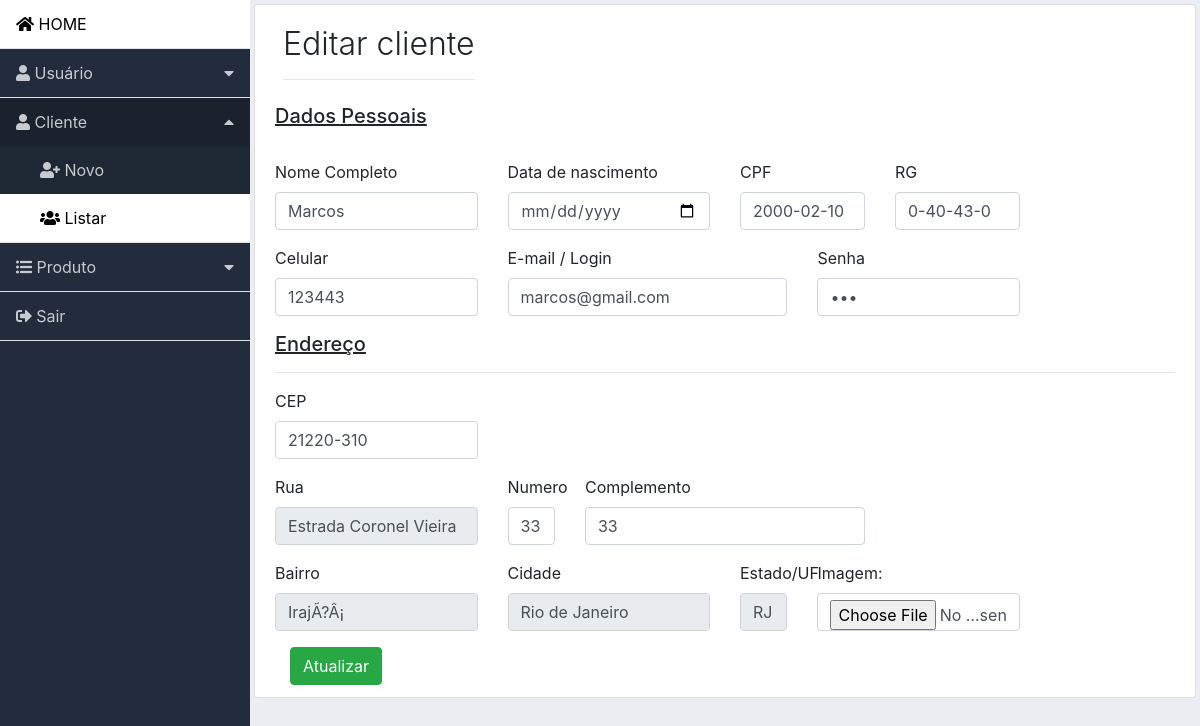
Screenshot of /cliente_editar.php?id=10 (signed in) with the database file from the repository.
### tables this page shows
CREATE TABLE `cliente` (
  `id_cliente` int(11) NOT NULL,
  `nome` varchar(40) NOT NULL,
  `cpf` varchar(14) NOT NULL,
  `dtnasc` date NOT NULL,
  `identidade` varchar(12) NOT NULL,
  `cep` varchar(9) NOT NULL,
  `endereco` varchar(70) NOT NULL,
  `numero` varchar(10) NOT NULL,
  `complemento` varchar(30) NOT NULL,
  `bairro` varchar(30) NOT NULL,
  `cidade` varchar(50) NOT NULL,
  `estado` varchar(2) NOT NULL,
  `email` varchar(100) NOT NULL,
  `senha` varchar(8) NOT NULL,
  `celular` varchar(13) NOT NULL,
  `imagem` varchar(80) NOT NULL
);

### cliente_editar.php (the view, shortened to what this page needs)
<?php
require('includes/header.php');
include('conexao/conexao.php');
if(isset($_GET['id'])):
	$id = mysqli_escape_string($conexao, $_GET['id']);
	$sql = "SELECT * FROM cliente WHERE id_cliente = '$id'";
	$resultado = mysqli_query($conexao, $sql);
	$dados = mysqli_fetch_array($resultado);
endif;
?>
<div class="content p-1">
    <div class="list-group-item">
        <div class="d-flex">
            <div class="mr-auto p-2">
                <h2 class="display-4 titulo">Editar cliente</h2>
                <hr>
            </div>
        </div>
        <h5><u>Dados Pessoais</u></h5><br>
        <form action="cliente_update.php" method="POST" enctype="multipart/form-data"  name="cadastro">
            <div class="row">
                <div class="form-group col-12 col-md-3">
                    <label for="nome">Nome Completo</label>
                    <input type="text" class="form-control" id="nome" name="nome" value="<?php echo $dados['nome'];?>" required>
                </div>
                <div class="form-group col-12 col-md-3">
                    <label for="nascimento">Data de nascimento</label>
                    <input type="date" class="form-control" id="nascimento" name="nascimento" value="<?php echo $dados['dtnasc'];?>">
                </div>
                <div class="form-group col-12 col-md-2">
                    <label for="cpf">CPF</label>
                    <input type="text" class="form-control" id="cpf" name="cpf" value="<?php echo preg_replace("/(\d{3}+)(\d{3}+)(\d{3}+)(\d{2}+)/", "$1.$2.$3-$4",$dados['cpf']);?>" required>
                </div>
                <div class="form-group col-12 col-md-2">
                    <label for="rg">RG</label>
                    <input type="text" class="form-control" id="rg" name="rg"value="<?php echo preg_replace("/(\d{2}+)(\d{3}+)(\d{3}+)(\d{1}+)/", "$1.$2.$3-$4",$dados['identidade']);?>" required>
                </div>
            </div>
            <div class="row">
                <div class="form-group col-12 col-md-3">
                    <label for="senha">Celular</label>
                    <input type="text" class="form-control" id="celular" name="celular" value="<?php echo preg_replace("/(\d{2}+)(\d{5}+)(\d{4}+)/", "($1) $2-$3",$dados['celular']);?>" required>
                </div>
                <div class="form-group col-12 col-md-4">
                    <label for="email">E-mail / Login</label>
                    <input type="email" class="form-control" id="email" name="email" value="<?php echo $dados['email'];?>" required>
                </div>
                <div class="form-group col-12 col-md-3">
                    <label for="senha">Senha</label>
                    <input type="password" class="form-control" id="senha" name="senha"  value="<?php echo $dados['senha'];?>" required>
                </div>
            </div>
            <h5><u>Endereço</u></h5>
            <HR class="">
            <div class="row">
                <div class="form-group col-3 col-md-3">
                    <label for="cep">CEP</label>
                    <input type="text" class="form-control" id="cep" name="cep" value="<?php echo preg_replace("/(\d{5}+)(\d{3}+)/", "$1-$2",$dados['cep']);?>">
                </div>
            </div>
            <div class="row">
                <div class="form-group col-lg-3 col-12">
                    <label for="endereco">Rua</label>
                    <input type="text" class="form-control" id="rua" name="rua" size="82" readonly value="<?php echo $dados['endereco'];?>">
                </div>
                <div class="form-group col-lg-1">
                    <label for="numero">Numero</label>
                    <input type="text" class="form-control" id="numero" name="numero" value="<?php echo $dados['numero'];?>" required>
                </div>
                <div class="form-group col-lg-4">
                    <label for="complemento">Complemento</label>
                    <input type="text" class="form-control" id="complemento" name="complemento"  value="<?php echo $dados['complemento'];?>" required>
                </div>
            </div>
            <div class="row">
                <div class="form-group col-lg-3">
                    <label for="bairro">Bairro</label>
                    <input type="text" class="form-control" id="bairro" name="bairro" value="<?php echo $dados['bairro'];?>" readonly>
                </div>
                <div class="form-group col-lg-3">
                    <label for="cidade">Cidade</label>
                    <input type="text" class="form-control" id="cidade" name="cidade" readonly value="<?php echo $dados['cidade'];?>" >
                </div>
                <div class="form-group col-lg-1">
                    <label for="uf">Estado/UF</label>
                    <input type="text" class="form-control" id="uf" name="uf" readonly value="<?php echo $dados['estado'];?>">
                </div>
                <div class="form-group col-lg-3">
                    <label for="imagem">Imagem:</label>
                    <input type="file" class="form-control" id="imagem" placeholder="Imagem" name="imagem"  value="<?php echo $dados['imagem'];?>">
                </div>
            </div>
            <div class="col-sm-offset-2 col-sm-10">
                <input type="submit" name="cadastrar" class="btn btn-success" value="Atualizar" />
            </div>
        </form>
    </div>
</div>
<?php require('includes/footer.php') ?>

### css/dashboard.css (style rules this page uses)
body { background-color: #eaeef3; }
.content { width: 100%; }
.titulo { font-size: 2.0rem !important; }

### rows the page displays
cliente: nome "Marcos", cpf "2000-02-10", celular "123443", email "marcos@gmail.com", cep "21220-310", rua "Estrada Coronel Vieira", numero "33", complemento "33", bairro "IrajÃ?Â¡", cidade "Rio de Janeiro", uf "RJ"
